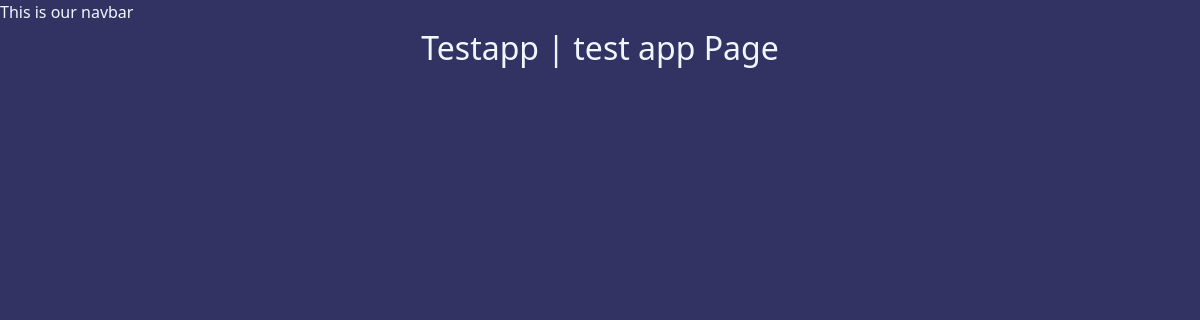
Before: /testapp/ with the older database file.
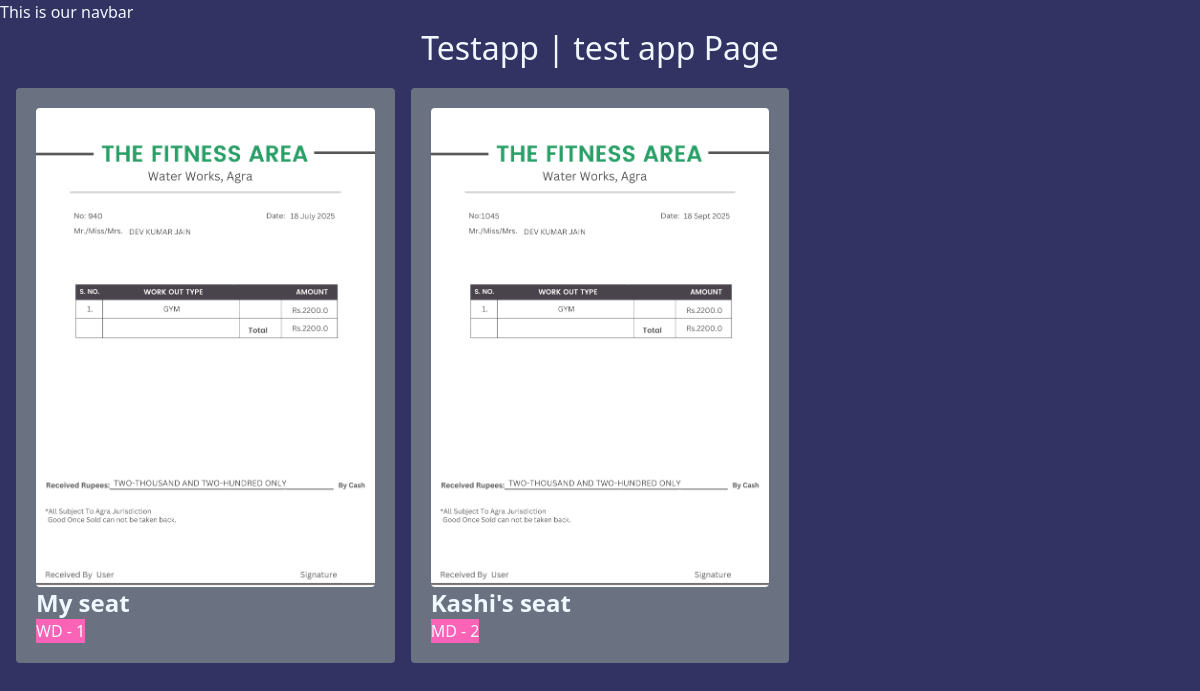
After: the same page with the newer database file.
### testapp/models.py (models this page shows, shortened)
class testappVariety(models.Model):
    TEST_TYPE_CHOICE = [
        ('MD', 'Middle'),
        ('WD', 'Window'),
        ('AL', 'Aile'),
    ]
    name = models.CharField(max_length=50)
    image = models.ImageField(upload_to='testapps/')
    date_added = models.DateTimeField(default=timezone.now)
    type = models.CharField(max_length=2, choices=TEST_TYPE_CHOICE)
    description = models.TextField(default='')
    price = models.TextField(default='')

### testapp/views.py (the view)
# urls.py: path('', views.all_testapp, name ='all_testappp'),
def all_testapp(request):
    seats = testappVariety.objects.all()
    return render(request, 'testapp/all_testapp.html', {'Seats': seats})

### testapp/templates/testapp/all_testapp.html (shortened to what this page needs)
{% extends "layout.html" %}
{% block content %}
<h1>Testapp | test app Page</h1>
<div class="grid grid-cols-3 gap-4 m-4">
{% for i in Seats %}
    <div class="bg-gray-500 p-5 rounded">
        <img class="rounded" src="{{i.image.url}}", alt="">
        <h3 class="text-2xl font-bold">{{i.name}}</h3>
        <a href='{% url 'seat_detail' i.id %}'>
            <button
            type="button"
            class="bg-pink-400"
            >
                {{i.type}} - {{i.id}}
            </button>
        </a>
    </div>
{% endfor %}
</div>
{% endblock %}

Changed rows visible on the page:
added testappVariety: image (picture), name "My seat", type "WD", id "1"
added testappVariety: image (picture), name "Kashi's seat", type "MD", id "2"
